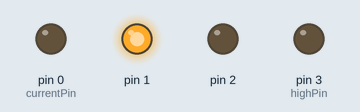
The sketch below on a simulated Arduino Uno, built with avr-gcc and run on an emulated ATmega328P. Parts: output pins drawn as LEDs (lit = HIGH).

Above: at 0.12 s.
At 0.62 s:
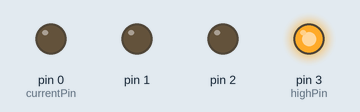
At 1.87 s:
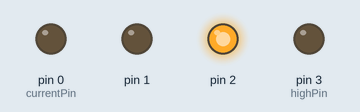
At 2.87 s:
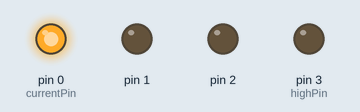
Timing chart, 0 to 3.5 s (numbered marks = the images above):
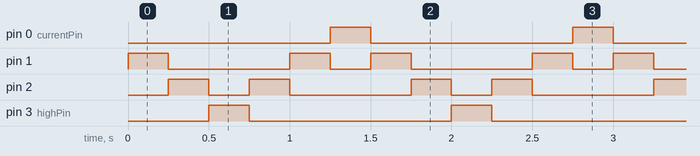

Measured:
- by itself, pin 0 (currentPin), pin 3 (highPin): alternates HIGH for 0.25 s and LOW for 1.3 s
- by itself, pin 1: repeats every 1.5 s: LOW 0.75 s, HIGH 0.25 s, LOW 0.25 s, HIGH 0.25 s
- by itself, pin 2: repeats every 1.5 s: LOW 0.25 s, HIGH 0.25 s, LOW 0.75 s, HIGH 0.25 s

The sketch:

minicard.ino
```cpp
#define lowPin 0
#define highPin 3
#define sleepMS 250

int currentPin;
int dir;

void setup() {
  for (int i=lowPin; i<=highPin; i++) {
    pinMode(i, OUTPUT);
  }
  currentPin = 0;
  dir = 1;
}

// the loop routine runs over and over again forever:
void loop() {
  digitalWrite(currentPin, LOW);
  currentPin += dir;
  if ((dir > 0 && currentPin == highPin) || (dir < 0 && currentPin == lowPin)) {
    dir *= -1;
  }
  digitalWrite(currentPin, HIGH);
  delay(sleepMS);
}
```
